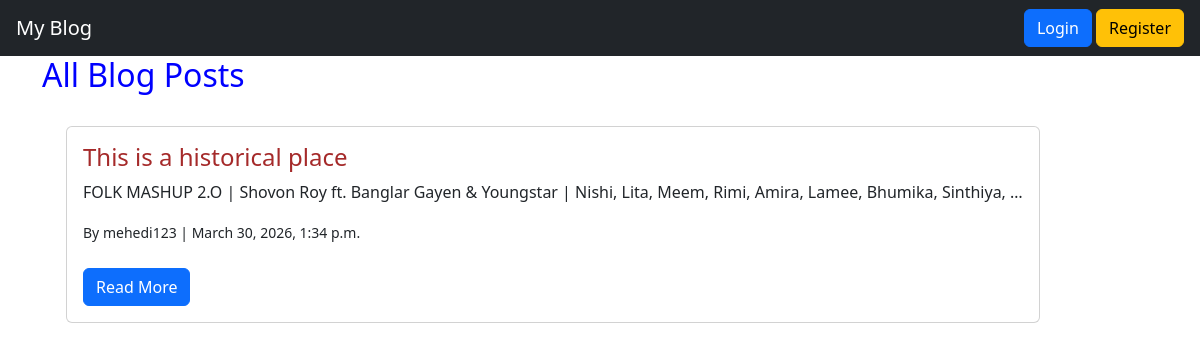
Before: / with the older database file.
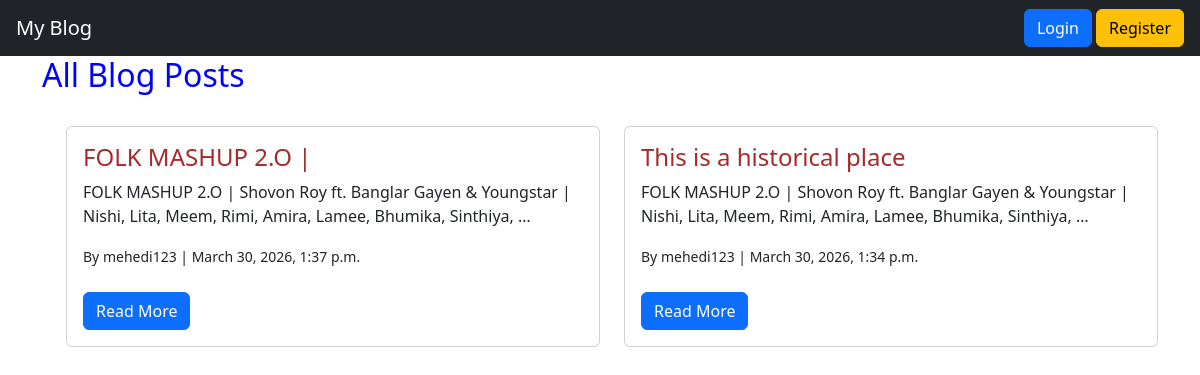
After: the same page with the newer database file.
### blog/models.py (models this page shows, shortened)
class Post(models.Model):
    title = models.CharField(max_length=200)
    content = models.TextField()
    author = models.ForeignKey(User, on_delete=models.CASCADE)
    created_at = models.DateTimeField(auto_now_add=True)
    likes = models.ManyToManyField(User, related_name='post_likes', blank=True)

### blog/views.py (the view)
# urls.py: path('', views.home, name='home'),
def home(request):
    posts = Post.objects.all().order_by('-created_at')
    return render(request, 'home.html', {'posts': posts})

### blog/templates/home.html (shortened to what this page needs)
{% extends 'base.html' %}
{% block content %}
<h2 style="color: blue;" class="t-center">All Blog Posts</h2>
<div class="d-flex mt-3 ms-4 gap-4">
    {% for post in posts %}
<div class="card mt-3 ">
    <div class="card-body">
        <h4 style="color: brown;">{{ post.title }}</h4>
        <p>{{ post.content|truncatewords:20 }}</p>
        <small>By {{ post.author }} | {{ post.created_at }}</small>
        <br><br>
        <a href="{% url 'post_detail' post.id %}" class="btn btn-primary">Read More</a>
    </div>
</div>
{% endfor %}
</div>
{% endblock %}

### blog/templates/base.html (shortened to what this page needs)
<!DOCTYPE html>
<html>
<head>
    <link href="https://cdn.jsdelivr.net/npm/bootstrap@5.3.0/dist/css/bootstrap.min.css" rel="stylesheet">
</head>
<body>
<nav class="navbar navbar-dark bg-dark px-3">
    <a class="navbar-brand" href="/">My Blog</a>
    <div>
        {% if user.is_authenticated %}
            <a href="{% url 'create_post' %}" class="btn btn-success">Create Post</a>
            <a href="{% url 'logout' %}" class="btn btn-danger">Logout</a>
        {% else %}
            <a href="{% url 'login' %}" class="btn btn-primary">Login</a>
            <a href="{% url 'register' %}" class="btn btn-warning">Register</a>
        {% endif %}
    </div>
</nav>
<div class="container mt-6  " >
    {% block content %}{% endblock %}
</div>
</body>
</html>

Changed rows visible on the page:
added Post: title "FOLK MASHUP 2.O |", content "FOLK MASHUP 2.O | Shovon Roy ft. Banglar Gayen & Youngstar | Nishi, Lita, Meem, Rimi, Amira, Lamee, Bhumika, Sinthiya, …", author "mehedi123", created_at "March 30, 2026, 1:37 p.m."
